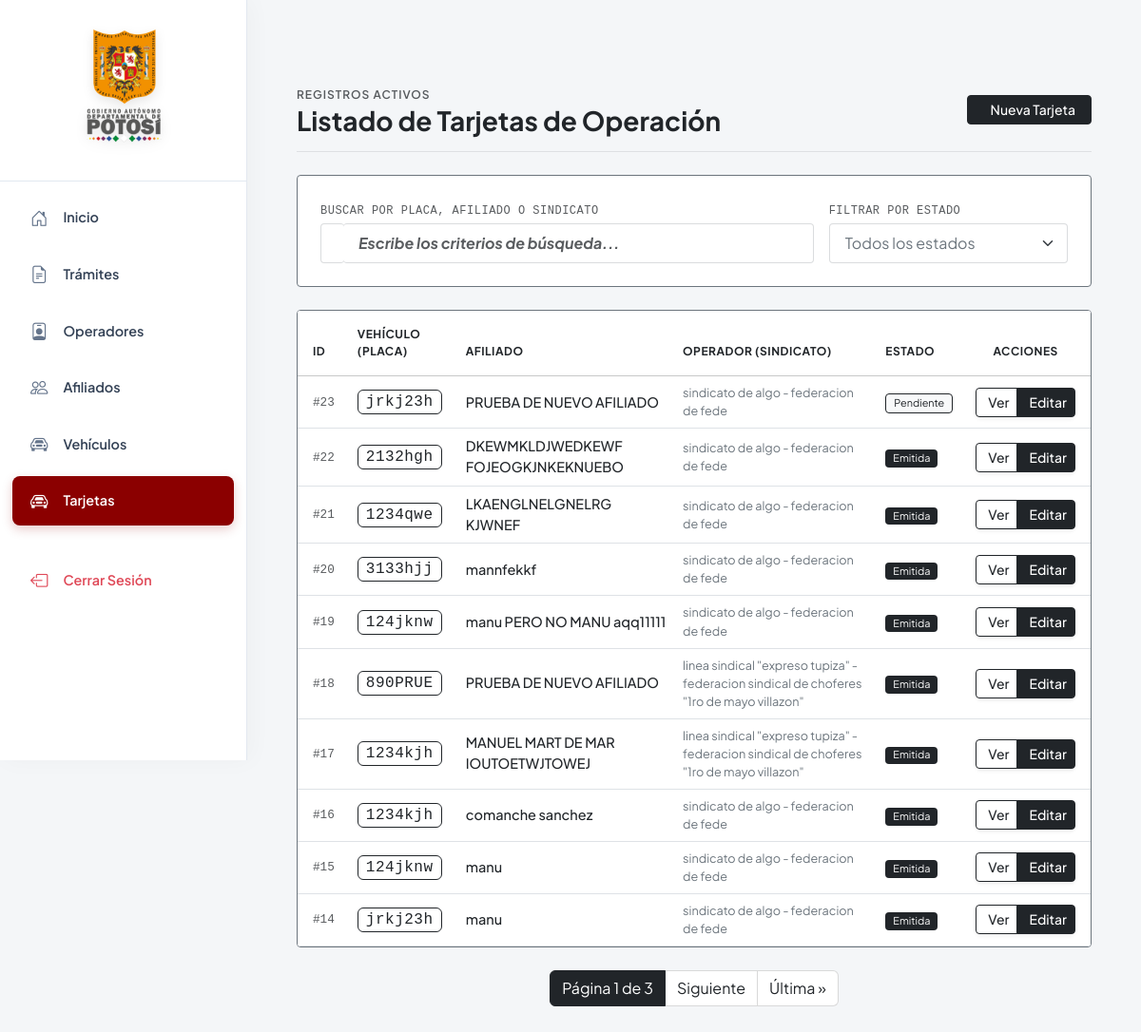
Screenshot of /tarjetas/ (signed in) with the database file from the repository.
### apps/tarjeta_de_operacion/models.py (models this page shows, shortened)
class TarjetaDeOperacion(models.Model):
    ESTADO = (
        ('p', 'PENDIENTE'),
        ('e', 'EMITIDA'),
        ('v', 'VENCIDA'),
    )
    estado = models.CharField(max_length=1, choices=ESTADO, default='p')
    tramite = models.ForeignKey(
        Tramite,
        on_delete=models.CASCADE,
        related_name='tarjeta_tramite'
    )
    operador = models.ForeignKey(
        Operador,
        on_delete=models.PROTECT,
        related_name='tarjeta_operador'
    )
    afiliado = models.ForeignKey(
        Afiliado,
        on_delete=models.PROTECT,
        related_name='tarjeta_afiliado'
    )
    vehiculo = models.ForeignKey(
        Vehiculo,
        on_delete=models.PROTECT,
        related_name='tarjeta_vehiculo'
    )
    ruta = models.TextField()
    licencia = models.CharField(max_length=100)
    validez = models.PositiveIntegerField(default=1)
    monto = models.DecimalField(max_digits=8, decimal_places=2, default=40.00)
    fecha_registro = models.DateTimeField(auto_now_add=True)
    fecha_emision = models.DateField(blank=True, null=True)
    valida_hasta = models.DateField(blank=True, null=True)

### apps/vehiculo/models.py (models this page shows, shortened)
class Vehiculo(models.Model):
    TRANSPORTE = (
        ('p', 'PASAJEROS'),
        ('c', 'CARGA'),
    )
    afiliado = models.ForeignKey(
        Afiliado,
        on_delete=models.PROTECT,
        related_name='vehiculo_afiliado'
    )
    marca = models.ForeignKey(
        MarcaVehiculo,
        on_delete=models.PROTECT,
        related_name='vehiculo_marca'
    )
    tipo = models.ForeignKey(
        TipoVehiculo,
        on_delete=models.PROTECT,
        related_name='vehiculo_tipo'
    )
    propietario = models.CharField(max_length=500, blank=True)
    transporte = models.CharField(max_length=20, choices=TRANSPORTE)
    modelo = models.PositiveIntegerField()
    placa = models.CharField(max_length=7, unique=True)
    chasis = models.CharField(max_length=100, unique=True)
    capacidad = models.CharField(max_length=20)
    fecha_registro = models.DateTimeField(auto_now_add=True)

### apps/afiliado/models.py (models this page shows, shortened)
class Afiliado(models.Model):
    operador = models.ForeignKey(
        Operador,
        on_delete=models.PROTECT,
        related_name='afiliado_operador'
    )
    nombre_completo = models.CharField(max_length=500)
    fecha_registro = models.DateTimeField(auto_now_add=True)

### apps/operador/models.py (models this page shows, shortened)
class Operador(models.Model):
    organizacion = models.ForeignKey(
        'Organizacion',
        on_delete=models.PROTECT,
        related_name='operador_organizacion'
    )
    federacion = models.ForeignKey(
        'Federacion',
        on_delete=models.PROTECT,
        related_name='operador_federacion'
    )
    fecha_registro = models.DateTimeField(auto_now_add=True)
    def __str__(self):
        return f"{self.organizacion.nombre} - {self.federacion.nombre}"

class Organizacion(models.Model):
    nombre = models.CharField(max_length=500)
    fecha_registro = models.DateTimeField(auto_now_add=True)

class Federacion(models.Model):
    nombre = models.CharField(max_length=500)
    fecha_registro = models.DateTimeField(auto_now_add=True)

### apps/tarjeta_de_operacion/views.py (the view, shortened to what this page needs)
# urls.py: path('tarjetas/', views.lista_tarjetas, name='lista_tarjetas'),
@login_required
@user_passes_test(es_admin, login_url='/', redirect_field_name=None)
def lista_tarjetas(request: HttpRequest) -> HttpResponse:
    q = request.GET.get('q', '').strip()
    estado = request.GET.get('estado', 'todos')
    try:
        tarjetas_list = TarjetaDeOperacion.objects.select_related(
            'vehiculo',
            'afiliado',
            'operador__organizacion', # Viajamos a la relación anidada
            'operador__federacion',   # Viajamos a la relación anidada
            'tramite'
        ).all().order_by('-id')
        if estado != 'todos':
            if estado == 'emitida':
                tarjetas_list = tarjetas_list.filter(fecha_emision__isnull=False)
            elif estado == 'pendiente':
                tarjetas_list = tarjetas_list.filter(fecha_emision__isnull=True)
        paginator = Paginator(tarjetas_list, 10)
        page_number = request.GET.get('page')
        tarjetas = paginator.get_page(page_number)
    except DatabaseError as e:
        logger.error(f"Error de base de datos en lista_tarjetas: {e}")
        messages.error(request, "Ocurrió un error al cargar el listado.")
        tarjetas = []
    contexto = {
        'tarjetas': tarjetas,
        'q': q,
        'estado_actual': estado,
    }
    if request.headers.get('x-requested-with') == 'XMLHttpRequest':
        return render(request, 'tarjeta/parcial_tabla.html', contexto)
    return render(request, 'tarjeta/lista.html', contexto)

### apps/usuario/permisos.py (called while the page is built)
def es_admin(user):
    return user.is_authenticated and user.rol in ['sa', 'a']

### templates/tarjeta/lista.html (shortened to what this page needs)
{% extends 'base.html' %}
{% block content %}
<div class="container my-5">
    <div class="d-flex flex-column flex-md-row justify-content-between align-items-md-center gap-3 pb-3 mb-4 border-bottom border-dark border-opacity-10">
        <div>
            <span class="text-muted text-uppercase small tracking-wider fw-semibold" style="font-size: 0.75rem; letter-spacing: 1px;">Registros Activos</span>
            <h2 class="text-dark fw-bold m-0 fs-3">Listado de Tarjetas de Operación</h2>
        </div>
        <div>
            <a href="#" class="btn btn-dark btn-sm px-3 fw-medium">
                Nueva Tarjeta
            </a>
        </div>
    </div>
    <div class="card border border-secondary border-opacity-15 bg-white mb-4 rounded-1">
        <div class="card-body p-4">
            <form id="form-busqueda" class="row g-3" onsubmit="event.preventDefault();">
                <div class="col-md-8">
                    <label class="form-label text-muted text-uppercase font-monospace small mb-1 tracking-wide" style="font-size: 0.75rem;">
                        Buscar por Placa, Afiliado o Sindicato
                    </label>
                    <div class="input-group">
                        <span class="input-group-text bg-white border-secondary border-opacity-25 border-end-0 rounded-1 text-muted">
                        </span>
                        <input type="text" name="q" id="input-buscar" class="form-control form-control-lg input-mono border-secondary border-opacity-25 border-start-0 rounded-1 fs-6" placeholder="Escribe los criterios de búsqueda..." value="{{ q }}" autocomplete="off">
                    </div>
                </div>
                <div class="col-md-4">
                    <label class="form-label text-muted text-uppercase font-monospace small mb-1 tracking-wide" style="font-size: 0.75rem;">
                        Filtrar por Estado
                    </label>
                    <select name="estado" id="select-estado" class="form-select form-select-lg select-mono border-secondary border-opacity-25 rounded-1 fs-6 text-secondary">
                        <option value="todos" {% if estado_actual == 'todos' %}selected{% endif %}>Todos los estados</option>
                    </select>
                </div>
            </form>
        </div>
    </div>
    <div id="tabla-container">
        {% include 'tarjeta/parcial_tabla.html' %}
    </div>
</div>
{% endblock %}

### templates/tarjeta/parcial_tabla.html (shortened to what this page needs)
<div class="table-responsive bg-white border border-secondary border-opacity-15 rounded-1">
    <table class="table table-hover align-middle mb-0 text-dark">
        <thead class="border-bottom border-dark border-opacity-25 bg-light">
            <tr class="text-muted small text-uppercase tracking-wide" style="font-size: 0.75rem;">
                <th class="py-3 px-3">ID</th>
                <th class="py-3">Vehículo (Placa)</th>
                <th class="py-3">Afiliado</th>
                <th class="py-3">Operador (Sindicato)</th>
                <th class="py-3">Estado</th>
                <th class="text-center py-3">Acciones</th>
            </tr>
        </thead>
        <tbody>
            {% for tarjeta in tarjetas %}
            <tr>
                <td class="px-3 text-muted font-monospace small">#{{ tarjeta.id }}</td>
                <td>
                    <span class="badge border border-dark text-dark font-monospace px-2 py-1 fs-6 fw-normal bg-white" style="letter-spacing: 0.5px;">
                        {{ tarjeta.vehiculo.placa }}
                    </span>
                </td>
                <td class="fw-medium text-dark">{{ tarjeta.afiliado.nombre_completo }}</td>
                <td class="text-secondary small">{{ tarjeta.operador }}</td>
                <td>
                    {% if tarjeta.fecha_emision %}
                        <span class="badge bg-dark text-white fw-normal px-2 py-1.5 rounded-1">Emitida</span>
                    {% else %}
                        <span class="badge bg-light text-dark border border-dark border-opacity-20 fw-normal px-2 py-1.5 rounded-1">Pendiente</span>
                    {% endif %}
                </td>
                <td class="text-center px-3">
                    <div class="btn-group shadow-sm" role="group">
                        <a href="{% url 'tarjeta:detalle_tarjeta' tarjeta.id %}" class="btn btn-sm btn-outline-dark fw-medium" title="Ver Detalles">
                             Ver
                        </a>
                        <a href="{% url 'tarjeta:editar_tarjeta' tarjeta.id %}" class="btn btn-sm btn-dark fw-medium" title="Editar">
                             Editar
                        </a>
                    </div>
                </td>
            </tr>
            {% endfor %}
        </tbody>
    </table>
</div>
{% if tarjetas.has_other_pages %}
<nav aria-label="Navegación de páginas" class="mt-4">
    <ul class="pagination justify-content-center">
        <li class="page-item active">
            <span class="page-link page-link-mono">Página {{ tarjetas.number }} de {{ tarjetas.paginator.num_pages }}</span>
        </li>
        {% if tarjetas.has_next %}
            <li class="page-item">
                <a class="page-link page-link-mono" href="?page={{ tarjetas.next_page_number }}&q={{ q }}&estado={{ estado_actual }}">Siguiente</a>
            </li>
            <li class="page-item">
                <a class="page-link page-link-mono" href="?page={{ tarjetas.paginator.num_pages }}&q={{ q }}&estado={{ estado_actual }}">Última &raquo;</a>
            </li>
        {% endif %}
    </ul>
</nav>
{% endif %}

### templates/base.html (style rules this page uses)
:root { --primary: #8b0000; --primary-dark: #660000; --secondary: #c5a059; --tertiary: #c5a059; --bg-body: #f4f6f8; --bg-sidebar: #ffffff; --bg-surface: #ffffff; --text-main: #334155; --text-muted: #64748b; --border-color: #e2e8f0; --white: #ffffff; }
body { background-color: var(--bg-body); font-family: 'Plus Jakarta Sans', sans-serif; font-size: 14.5px; color: var(--text-main); min-height: 100vh; }
.form-control { font-weight: bolder; font-style: italic; }

### templates/tarjeta/lista.html (style rules this page uses)
.tracking-wide { letter-spacing: 0.5px; }

### templates/tarjeta/parcial_tabla.html (style rules this page uses)
.page-link-mono { color: #212529; border-color: rgba(0, 0, 0, 0.15); }
.page-item.active .page-link-mono { background-color: #212529; border-color: #212529; color: #fff; }

### rows the page displays
TarjetaDeOperacion: id "23", vehiculo.placa "jrkj23h", afiliado.nombre_completo "PRUEBA DE NUEVO AFILIADO", operador "sindicato de algo - federacion de fede", shows "Pendiente"
TarjetaDeOperacion: id "22", vehiculo.placa "2132hgh", afiliado.nombre_completo "DKEWMKLDJWEDKEWF FOJEOGKJNKEKNUEBO", operador "sindicato de algo - federacion de fede", fecha_emision "Emitida"
TarjetaDeOperacion: id "21", vehiculo.placa "1234qwe", afiliado.nombre_completo "LKAENGLNELGNELRG KJWNEF", operador "sindicato de algo - federacion de fede", fecha_emision "Emitida"
TarjetaDeOperacion: id "20", vehiculo.placa "3133hjj", afiliado.nombre_completo "mannfekkf", operador "sindicato de algo - federacion de fede", fecha_emision "Emitida"
TarjetaDeOperacion: id "19", vehiculo.placa "124jknw", afiliado.nombre_completo "manu PERO NO MANU aqq11111", operador "sindicato de algo - federacion de fede", fecha_emision "Emitida"
TarjetaDeOperacion: id "18", vehiculo.placa "890PRUE", afiliado.nombre_completo "PRUEBA DE NUEVO AFILIADO", operador "linea sindical \"expreso tupiza\" - federacion sindical de choferes \"1ro de mayo villazon\"", fecha_emision "Emitida"
TarjetaDeOperacion: id "17", vehiculo.placa "1234kjh", afiliado.nombre_completo "MANUEL MART DE MAR IOUTOETWJTOWEJ", operador "linea sindical \"expreso tupiza\" - federacion sindical de choferes \"1ro de mayo villazon\"", fecha_emision "Emitida"
TarjetaDeOperacion: id "16", vehiculo.placa "1234kjh", afiliado.nombre_completo "comanche sanchez", operador "sindicato de algo - federacion de fede", fecha_emision "Emitida"
TarjetaDeOperacion: id "15", vehiculo.placa "124jknw", afiliado.nombre_completo "manu", operador "sindicato de algo - federacion de fede", fecha_emision "Emitida"
TarjetaDeOperacion: id "14", vehiculo.placa "jrkj23h", afiliado.nombre_completo "manu", operador "sindicato de algo - federacion de fede", fecha_emision "Emitida"

### other values shown
{{ tarjetas.number }} "1"
{{ tarjetas.paginator.num_pages }} "3"
